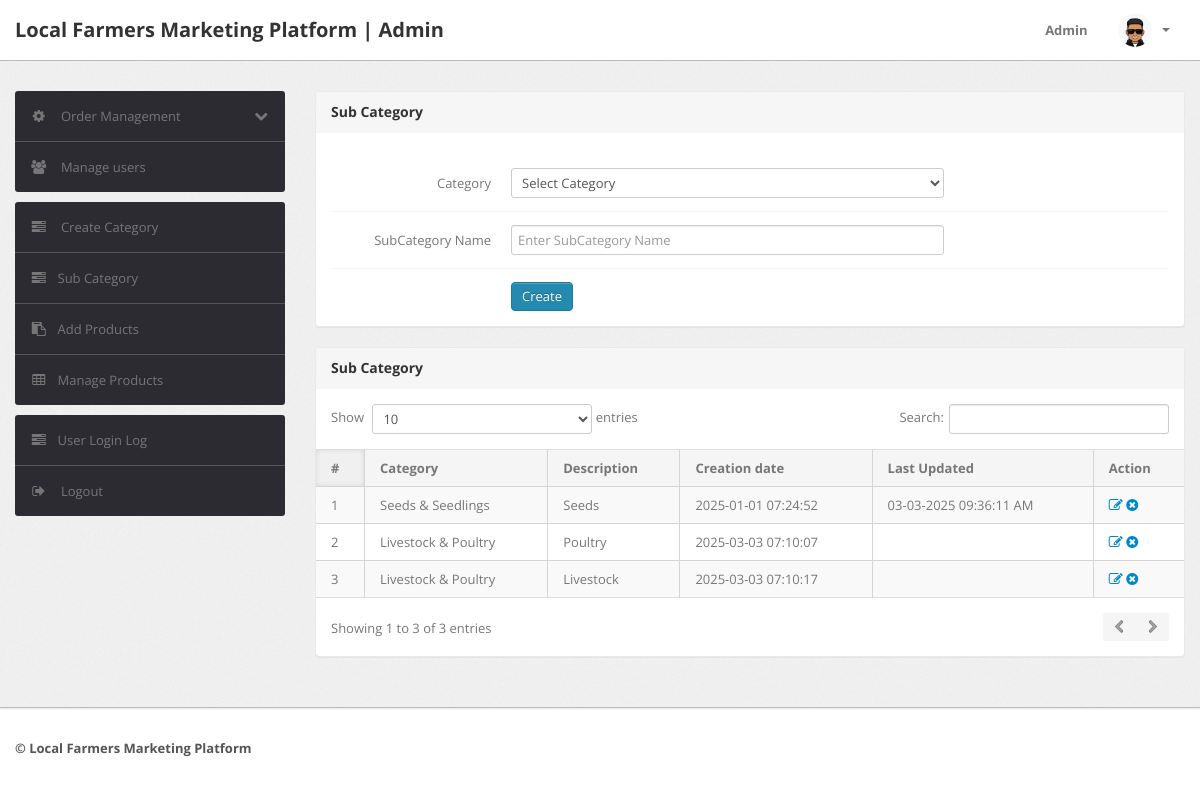
Before: /subcategory.php (signed in) with the older database file.
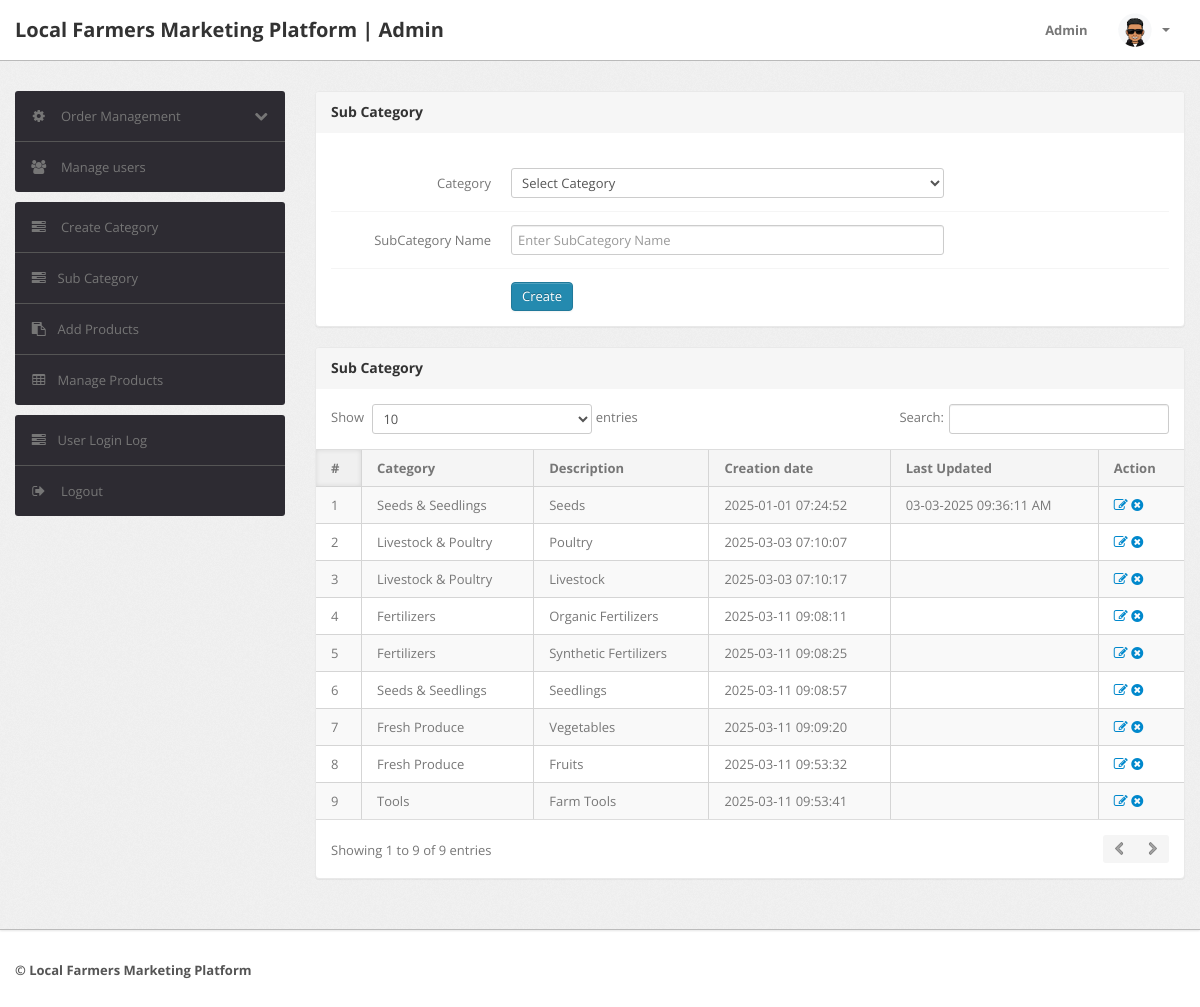
After: the same page with the newer database file.
### tables this page shows
CREATE TABLE `subcategory` (
  `id` int(11) NOT NULL,
  `categoryid` int(11) DEFAULT NULL,
  `subcategory` varchar(255) DEFAULT NULL,
  `creationDate` timestamp NULL DEFAULT current_timestamp(),
  `updationDate` varchar(255) DEFAULT NULL
);

CREATE TABLE `category` (
  `id` int(11) NOT NULL,
  `categoryName` varchar(255) DEFAULT NULL,
  `categoryDescription` longtext DEFAULT NULL,
  `creationDate` timestamp NOT NULL DEFAULT current_timestamp(),
  `updationDate` varchar(255) DEFAULT NULL
);

### subcategory.php (the view, shortened to what this page needs)
<?php
include('include/config.php');
if(strlen($_SESSION['alogin'])==0)
	{
header('location:index.php');
}
else{
?>
<!DOCTYPE html>
<html lang="en">
<head>
	<link type="text/css" href="bootstrap/css/bootstrap.min.css" rel="stylesheet">
	<link type="text/css" href="bootstrap/css/bootstrap-responsive.min.css" rel="stylesheet">
	<link type="text/css" href="css/theme.css" rel="stylesheet">
	<link type="text/css" href="images/icons/css/font-awesome.css" rel="stylesheet">
</head>
<body>
<?php include('include/header.php');?>
	<div class="wrapper">
		<div class="container">
			<div class="row">
<?php include('include/sidebar.php');?>
			<div class="span9">
					<div class="content">
						<div class="module">
							<div class="module-head">
								<h3>Sub Category</h3>
							</div>
							<div class="module-body">
									<br />
			<form class="form-horizontal row-fluid" name="subcategory" method="post" >
<div class="control-group">
<label class="control-label" for="basicinput">Category</label>
<div class="controls">
<select name="category" class="span8 tip" required>
<option value="">Select Category</option>
</select>
</div>
</div>
<div class="control-group">
<label class="control-label" for="basicinput">SubCategory Name</label>
<div class="controls">
<input type="text" placeholder="Enter SubCategory Name"  name="subcategory" class="span8 tip" required>
</div>
</div>
	<div class="control-group">
											<div class="controls">
												<button type="submit" name="submit" class="btn btn-primary">Create</button>
											</div>
										</div>
									</form>
							</div>
						</div>
	<div class="module">
							<div class="module-head">
								<h3>Sub Category</h3>
							</div>
							<div class="module-body table">
								<table cellpadding="0" cellspacing="0" border="0" class="datatable-1 table table-bordered table-striped	 display" width="100%">
									<thead>
										<tr>
											<th>#</th>
											<th>Category</th>
											<th>Description</th>
											<th>Creation date</th>
											<th>Last Updated</th>
											<th>Action</th>
										</tr>
									</thead>
									<tbody>
<?php $query=mysqli_query($con,"select subcategory.id,category.categoryName,subcategory.subcategory,subcategory.creationDate,subcategory.updationDate from subcategory join category on category.id=subcategory.categoryid");
$cnt=1;
while($row=mysqli_fetch_array($query))
{
?>
										<tr>
											<td><?php echo htmlentities($cnt);?></td>
											<td><?php echo htmlentities($row['categoryName']);?></td>
											<td><?php echo htmlentities($row['subcategory']);?></td>
											<td> <?php echo htmlentities($row['creationDate']);?></td>
											<td><?php echo htmlentities($row['updationDate']);?></td>
											<td>
											<a href="edit-subcategory.php?id=<?php echo $row['id']?>" ><i class="icon-edit"></i></a>
											<a href="subcategory.php?id=<?php echo $row['id']?>&del=delete" onClick="return confirm('Are you sure you want to delete?')"><i class="icon-remove-sign"></i></a></td>
										</tr>
										<?php $cnt=$cnt+1; } ?>
								</table>
							</div>
						</div>
					</div>
				</div>
			</div>
		</div>
	</div>
<?php include('include/footer.php');?>
</body>
<?php } ?>

### include/header.php (shortened to what this page needs)
<div class="navbar navbar-fixed-top">
		<div class="navbar-inner">
			<div class="container">
			  	<a class="brand" href="#">
			  		Local Farmers Marketing Platform | Admin
			  	</a>
				<div class="nav-collapse collapse navbar-inverse-collapse">
					<ul class="nav pull-right">
						<li><a href="#">
							Admin
						</a></li>
						<li class="nav-user dropdown">
							<a href="#" class="dropdown-toggle" data-toggle="dropdown">
								<img src="images/user.png" class="nav-avatar" />
								<b class="caret"></b>
							</a>
						</li>
					</ul>
				</div>
			</div>
		</div>
	</div>

### include/sidebar.php (shortened to what this page needs)
<div class="span3">
					<div class="sidebar">
<ul class="widget widget-menu unstyled">
							<li>
								<a class="collapsed" data-toggle="collapse" href="#togglePages">
									<i class="menu-icon icon-cog"></i>
									<i class="icon-chevron-down pull-right"></i><i class="icon-chevron-up pull-right"></i>
									Order Management
								</a>
							</li>
							<li>
								<a href="manage-users.php">
									<i class="menu-icon icon-group"></i>
									Manage users
								</a>
							</li>
						</ul>
						<ul class="widget widget-menu unstyled">
                                <li><a href="category.php"><i class="menu-icon icon-tasks"></i> Create Category </a></li>
                                <li><a href="subcategory.php"><i class="menu-icon icon-tasks"></i>Sub Category </a></li>
                                <li><a href="insert-product.php"><i class="menu-icon icon-paste"></i>Add Products </a></li>
                                <li><a href="manage-products.php"><i class="menu-icon icon-table"></i>Manage Products </a></li>
                            </ul>
						<ul class="widget widget-menu unstyled">
							<li><a href="user-logs.php"><i class="menu-icon icon-tasks"></i>User Login Log </a></li>
							<li>
								<a href="logout.php">
									<i class="menu-icon icon-signout"></i>
									Logout
								</a>
							</li>
						</ul>
					</div>
				</div>

### include/footer.php
<div class="footer">
	<div class="container">
		<b class="copyright">&copy;  Local Farmers Marketing Platform </b>
	</div>
</div>

Changed rows visible on the page:
added subcategory: categoryid.categoryName "Fertilizers", subcategory "Organic Fertilizers", creationDate "2025-03-11 09:08:11"
added subcategory: categoryid.categoryName "Fertilizers", subcategory "Synthetic Fertilizers", creationDate "2025-03-11 09:08:25"
added subcategory: categoryid.categoryName "Seeds & Seedlings", subcategory "Seedlings", creationDate "2025-03-11 09:08:57"
added subcategory: categoryid.categoryName "Fresh Produce", subcategory "Vegetables", creationDate "2025-03-11 09:09:20"
added subcategory: categoryid.categoryName "Fresh Produce", subcategory "Fruits", creationDate "2025-03-11 09:53:32"
added subcategory: categoryid.categoryName "Tools", subcategory "Farm Tools", creationDate "2025-03-11 09:53:41"
Other visible differences:
text written by a page script: "Show entries Search: Showing 1 to 3 of 3 entries" → "Show entries Search: Showing 1 to 9 of 9 entries"
